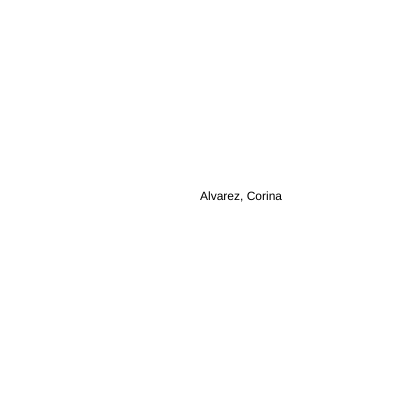
Frame 1 (no input)
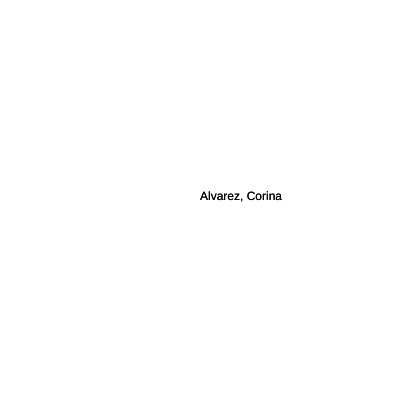
Frame 2 (the mouse pressed at the canvas centre, redrawn once)

The p5.js sketch that drew these frames (run headless with seeded random() and noise() and a simulated clock; the mouse was pressed at the canvas centre and the sketch redrawn once):

// p5.js sketch
// ── sketch.js

let alumnos;
let miSegundaLista = [];
/*
let alumno1 = "Alvarez, Corina"
let alumno2 = "Amighini, Mora Antonella"
let alumno3 = "Andrasnik, Simona"
*/



function setup() 
{
	createCanvas(400, 400);
}

function draw()
{
	
	alumnos = 3;
	alumnos = "muchos"
	alumnos =  ["Alvarez, Corina","Amighini, Mora Antonella" ,"Andrasnik, Simona"]
	console.log(alumnos.length)
	alumnos =  ["Alvarez, Corina","Amighini, Mora Antonella" ]
	console.log(alumnos.length)
	alumnos =  ["Alvarez, Corina"]


	//alumnos = [true, false,true]
	//alumnos = [5,6,100]
	//alumnos = [true,6,"hola mundo"]


	/*text(alumno1 , 200,200)
	text(alumno2 , 200,300)
	text(alumno3 , 200,400)*/

	text(alumnos[0],200,200) // accedo al primer nombre
	text(alumnos[1],200,300)// accedo al segundo nombre
	text(alumnos[2],200,400)

noLoop()
}
